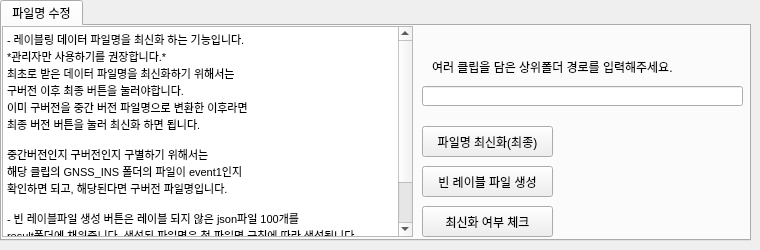
    <widget class="QWidget" name="tab_3">
     <attribute name="title">
      <string>오류 수정</string>
     </attribute>
     <widget class="QTabWidget" name="tabWidget_4">
      <property name="geometry">
       <rect>
        <x>0</x>
        <y>0</y>
        <width>751</width>
        <height>241</height>
       </rect>
      </property>
      <property name="currentIndex">
       <number>0</number>
      </property>
      <widget class="QWidget" name="tab_2">
       <attribute name="title">
        <string>파일명 수정</string>
       </attribute>
       <widget class="QTextBrowser" name="textBrowser_6">
        <property name="geometry">
         <rect>
          <x>0</x>
          <y>0</y>
          <width>411</width>
          <height>211</height>
         </rect>
        </property>
        <property name="html">
         <string>&lt;!DOCTYPE HTML PUBLIC &quot;-//W3C//DTD HTML 4.0//EN&quot; &quot;http://www.w3.org/TR/REC-html40/strict.dtd&quot;&gt;
&lt;html&gt;&lt;head&gt;&lt;meta name=&quot;qrichtext&quot; content=&quot;1&quot; /&gt;&lt;style type=&quot;text/css&quot;&gt;
p, li { white-space: pre-wrap; }
&lt;/style&gt;&lt;/head&gt;&lt;body style=&quot; font-family:'Gulim'; font-size:9pt; font-weight:400; font-style:normal;&quot;&gt;
&lt;p style=&quot; margin-top:0px; margin-bottom:0px; margin-left:0px; margin-right:0px; -qt-block-indent:0; text-indent:0px;&quot;&gt;&lt;span style=&quot; font-family:'MS Shell Dlg 2'; font-size:8.25pt;&quot;&gt;- 레이블링 데이터 파일명을 최신화 하는 기능입니다.&lt;/span&gt;&lt;/p&gt;
&lt;p style=&quot; margin-top:0px; margin-bottom:0px; margin-left:0px; margin-right:0px; -qt-block-indent:0; text-indent:0px;&quot;&gt;&lt;span style=&quot; font-family:'MS Shell Dlg 2'; font-size:8.25pt;&quot;&gt;*관리자만 사용하기를 권장합니다.*&lt;/span&gt;&lt;/p&gt;
&lt;p style=&quot; margin-top:0px; margin-bottom:0px; margin-left:0px; margin-right:0px; -qt-block-indent:0; text-indent:0px;&quot;&gt;&lt;span style=&quot; font-family:'MS Shell Dlg 2'; font-size:8.25pt;&quot;&gt;최초로 받은 데이터 파일명을 최신화하기 위해서는&lt;/span&gt;&lt;/p&gt;
&lt;p style=&quot; margin-top:0px; margin-bottom:0px; margin-left:0px; margin-right:0px; -qt-block-indent:0; text-indent:0px;&quot;&gt;&lt;span style=&quot; font-family:'MS Shell Dlg 2'; font-size:8.25pt;&quot;&gt;구버전 이후 최종 버튼을 눌러야합니다.&lt;/span&gt;&lt;/p&gt;
&lt;p style=&quot; margin-top:0px; margin-bottom:0px; margin-left:0px; margin-right:0px; -qt-block-indent:0; text-indent:0px;&quot;&gt;&lt;span style=&quot; font-family:'MS Shell Dlg 2'; font-size:8.25pt;&quot;&gt;이미 구버전을 중간 버전 파일명으로 변환한 이후라면&lt;/span&gt;&lt;/p&gt;
&lt;p style=&quot; margin-top:0px; margin-bottom:0px; margin-left:0px; margin-right:0px; -qt-block-indent:0; text-indent:0px;&quot;&gt;&lt;span style=&quot; font-family:'MS Shell Dlg 2'; font-size:8.25pt;&quot;&gt;최종 버전 버튼을 눌러 최신화 하면 됩니다.&lt;/span&gt;&lt;/p&gt;
&lt;p style=&quot;-qt-paragraph-type:empty; margin-top:0px; margin-bottom:0px; margin-left:0px; margin-right:0px; -qt-block-indent:0; text-indent:0px; font-family:'MS Shell Dlg 2'; font-size:8.25pt;&quot;&gt;&lt;br /&gt;&lt;/p&gt;
&lt;p style=&quot; margin-top:0px; margin-bottom:0px; margin-left:0px; margin-right:0px; -qt-block-indent:0; text-indent:0px;&quot;&gt;&lt;span style=&quot; font-family:'MS Shell Dlg 2'; font-size:8.25pt;&quot;&gt;중간버전인지 구버전인지 구별하기 위해서는&lt;/span&gt;&lt;/p&gt;
&lt;p style=&quot; margin-top:0px; margin-bottom:0px; margin-left:0px; margin-right:0px; -qt-block-indent:0; text-indent:0px;&quot;&gt;&lt;span style=&quot; font-family:'MS Shell Dlg 2'; font-size:8.25pt;&quot;&gt;해당 클립의 GNSS_INS 폴더의 파일이 event1인지 &lt;/span&gt;&lt;/p&gt;
&lt;p style=&quot; margin-top:0px; margin-bottom:0px; margin-left:0px; margin-right:0px; -qt-block-indent:0; text-indent:0px;&quot;&gt;&lt;span style=&quot; font-family:'MS Shell Dlg 2'; font-size:8.25pt;&quot;&gt;확인하면 되고, 해당된다면 구버전 파일명입니다.&lt;/span&gt;&lt;/p&gt;
&lt;p style=&quot;-qt-paragraph-type:empty; margin-top:0px; margin-bottom:0px; margin-left:0px; margin-right:0px; -qt-block-indent:0; text-indent:0px; font-family:'MS Shell Dlg 2'; font-size:8.25pt;&quot;&gt;&lt;br /&gt;&lt;/p&gt;
&lt;p style=&quot; margin-top:0px; margin-bottom:0px; margin-left:0px; margin-right:0px; -qt-block-indent:0; text-indent:0px;&quot;&gt;&lt;span style=&quot; font-family:'MS Shell Dlg 2'; font-size:8.25pt;&quot;&gt;- 빈 레이블파일 생성 버튼은 레이블 되지 않은 json파일 100개를&lt;/span&gt;&lt;/p&gt;
&lt;p style=&quot; margin-top:0px; margin-bottom:0px; margin-left:0px; margin-right:0px; -qt-block-indent:0; text-indent:0px;&quot;&gt;&lt;span style=&quot; font-family:'MS Shell Dlg 2'; font-size:8.25pt;&quot;&gt;result폴더에 채워줍니다. 생성된 파일명은 첫 파일명 규칙에 따라 생성됩니다.&lt;/span&gt;&lt;/p&gt;
&lt;p style=&quot;-qt-paragraph-type:empty; margin-top:0px; margin-bottom:0px; margin-left:0px; margin-right:0px; -qt-block-indent:0; text-indent:0px; font-family:'MS Shell Dlg 2'; font-size:8.25pt;&quot;&gt;&lt;br /&gt;&lt;/p&gt;
&lt;p style=&quot; margin-top:0px; margin-bottom:0px; margin-left:0px; margin-right:0px; -qt-block-indent:0; text-indent:0px;&quot;&gt;&lt;span style=&quot; font-family:'MS Shell Dlg 2'; font-size:8.25pt;&quot;&gt;- 최신화 여부 체크 버튼은 하나의 상위폴더에 있는 여러 클립 내의 파일명이&lt;/span&gt;&lt;/p&gt;
&lt;p style=&quot; margin-top:0px; margin-bottom:0px; margin-left:0px; margin-right:0px; -qt-block-indent:0; text-indent:0px;&quot;&gt;&lt;span style=&quot; font-family:'MS Shell Dlg 2'; font-size:8.25pt;&quot;&gt;제대로된 규칙에 따라 되어있는지 확인하기위한 기능입니다.&lt;/span&gt;&lt;/p&gt;&lt;/body&gt;&lt;/html&gt;</string>
        </property>
       </widget>
       <widget class="QPushButton" name="pushButton_3">
        <property name="geometry">
         <rect>
          <x>420</x>
          <y>100</y>
          <width>131</width>
          <height>31</height>
         </rect>
        </property>
        <property name="text">
         <string>파일명 최신화(최종)</string>
        </property>
       </widget>
       <widget class="QPushButton" name="pushButton_13">
        <property name="geometry">
         <rect>
          <x>420</x>
          <y>180</y>
          <width>131</width>
          <height>31</height>
         </rect>
        </property>
        <property name="text">
         <string>최신화 여부 체크</string>
        </property>
       </widget>
       <widget class="QPushButton" name="pushButton_2">
        <property name="geometry">
         <rect>
          <x>420</x>
          <y>140</y>
          <width>131</width>
          <height>31</height>
         </rect>
        </property>
        <property name="text">
         <string>빈 레이블 파일 생성</string>
        </property>
       </widget>
       <widget class="QLineEdit" name="lineEdit">
        <property name="geometry">
         <rect>
          <x>420</x>
          <y>60</y>
          <width>321</width>
          <height>20</height>
         </rect>
        </property>
       </widget>
       <widget class="QLabel" name="label">
        <property name="geometry">
         <rect>
          <x>430</x>
          <y>30</y>
          <width>271</width>
          <height>21</height>
         </rect>
        </property>
        <property name="text">
         <string>여러 클립을 담은 상위폴더 경로를 입력해주세요.</string>
        </property>
       </widget>
      </widget>
     </widget>
    </widget>
